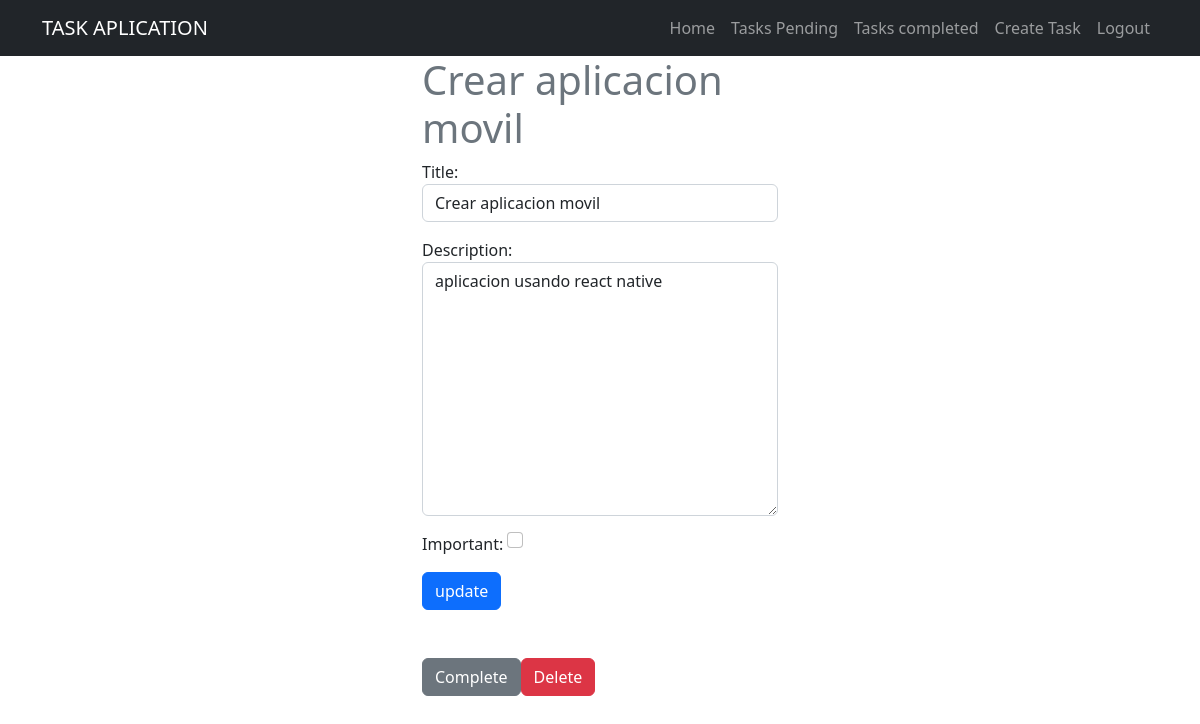
The app's page /tasks/3/ (signed in), older data.
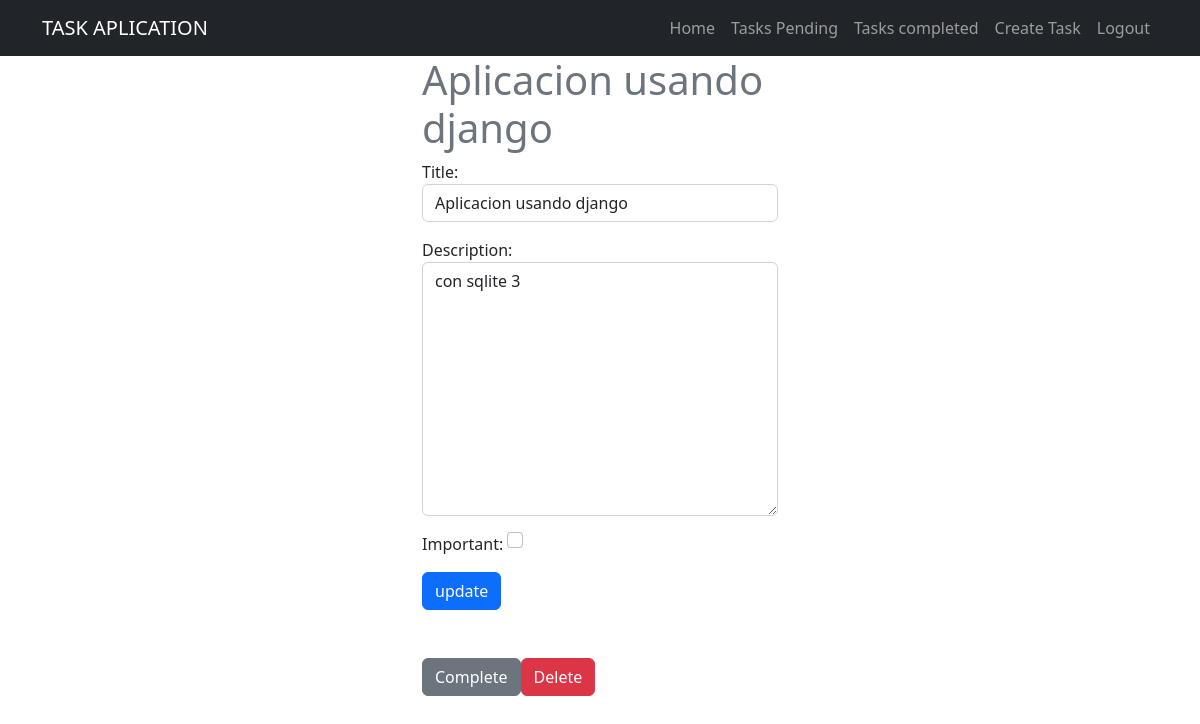
The same page, newer data.
### tasks/models.py (models this page shows, shortened)
class Task(models.Model):
    title = models.CharField(max_length=100)
    description = models.TextField(blank=True)
    created = models.DateTimeField(auto_now_add=True)
    datecompleted = models.DateTimeField(blank=True)
    important = models.BooleanField(default=False)
    user = models.ForeignKey(User, on_delete = models.CASCADE)

### tasks/views.py (the view, shortened to what this page needs)
# urls.py: path('tasks/<int:task_id>/',views.task_detail, name='task_detail'),
@login_required
def task_detail(request, task_id):
    if request.method == 'GET':
        task = get_object_or_404(Task, pk=task_id, user = request.user)
        form = TaskForm(instance=task)
        return render(request, 'task_detail.html',{
            'task' : task, 'form' : form
        })

### tasks/forms.py
class TaskForm(forms.ModelForm):
    class Meta:
        model = Task
        fields = ['title', 'description', 'important']
        widgets = {
            'title': forms.TextInput(attrs={'class': 'form-control', 'placeholder': 'Write a title'}),
            'description': forms.Textarea(attrs={'class': 'form-control', 'placeholder': 'Write a description'}),
            'important': forms.CheckboxInput(attrs={'class': 'form-check-input m-auto'})
        }

### tasks/templates/task_detail.html (shortened to what this page needs)
{% extends "base.html" %}
{% block content %}
   <main class="container">
        <div class="row">
            <div class="col-md-4 offset-md-4">
                    <h1 class = 'text-secondary'>{{task.title }}</h1>
                    <form method="POST">
                        {{form.as_p}}
                        <button class="btn btn-primary">
                            update
                        </button>
                    </form>
                    <div class = 'mt-5 d-flex'>
                        <form action="{% url 'complete_task' task.id %}" method="POST">
                            <button class="btn btn-secondary">
                                Complete
                            </button>
                        </form>
                        <form action="{% url 'delete_task' task.id %}" method="POST">
                            <button class="btn btn-danger">
                                Delete
                            </button>
                        </form>
                    </div>
            </div>
        </div>
   </main>
{% endblock %}

Row changes from the older to the newer data that the page shows:
changed Task: title "Crear aplicacion movil" → "Aplicacion usando django"; description "aplicacion usando react native" → "con sqlite 3"
